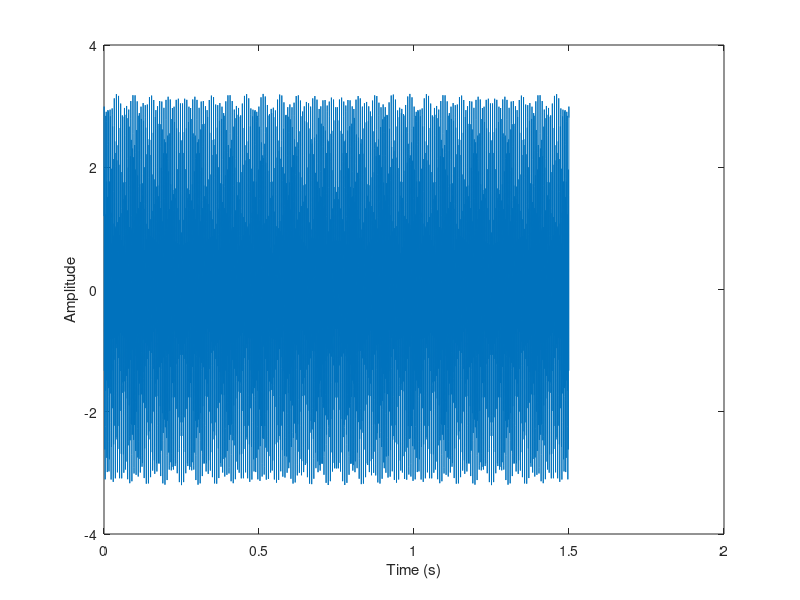

Write MATLAB code to recreate this figure.
fs = 4800;
t = linspace(0, (7200-1)/fs, 7200);
f1 = 150;
f2 = 731; 
x_t = 1.2*cos(2*pi*f1*t) + 2*sin(2*pi*f2*t);
plot(t, x_t);
xlabel('Time (s)');
ylabel('Amplitude');

